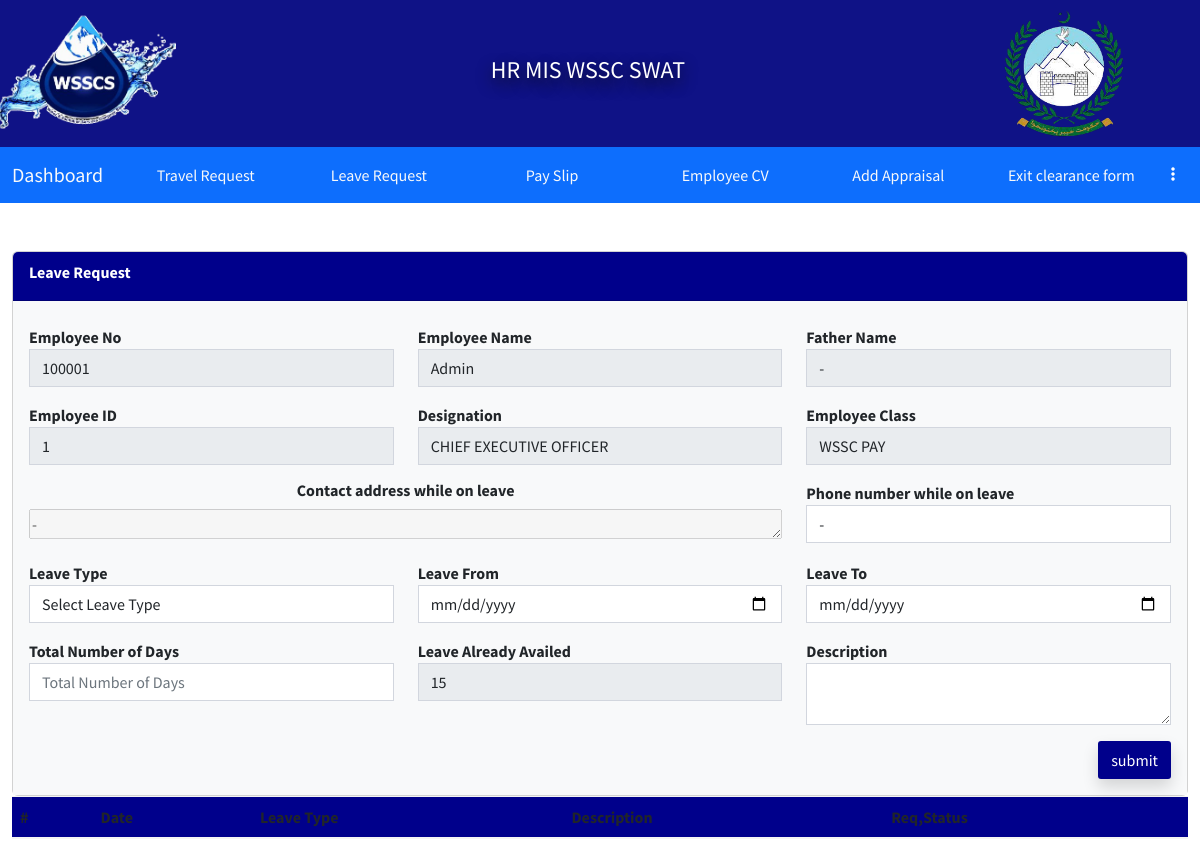
/Employee/Leavereq.php (signed in), run on an earlier commit of the app's database.
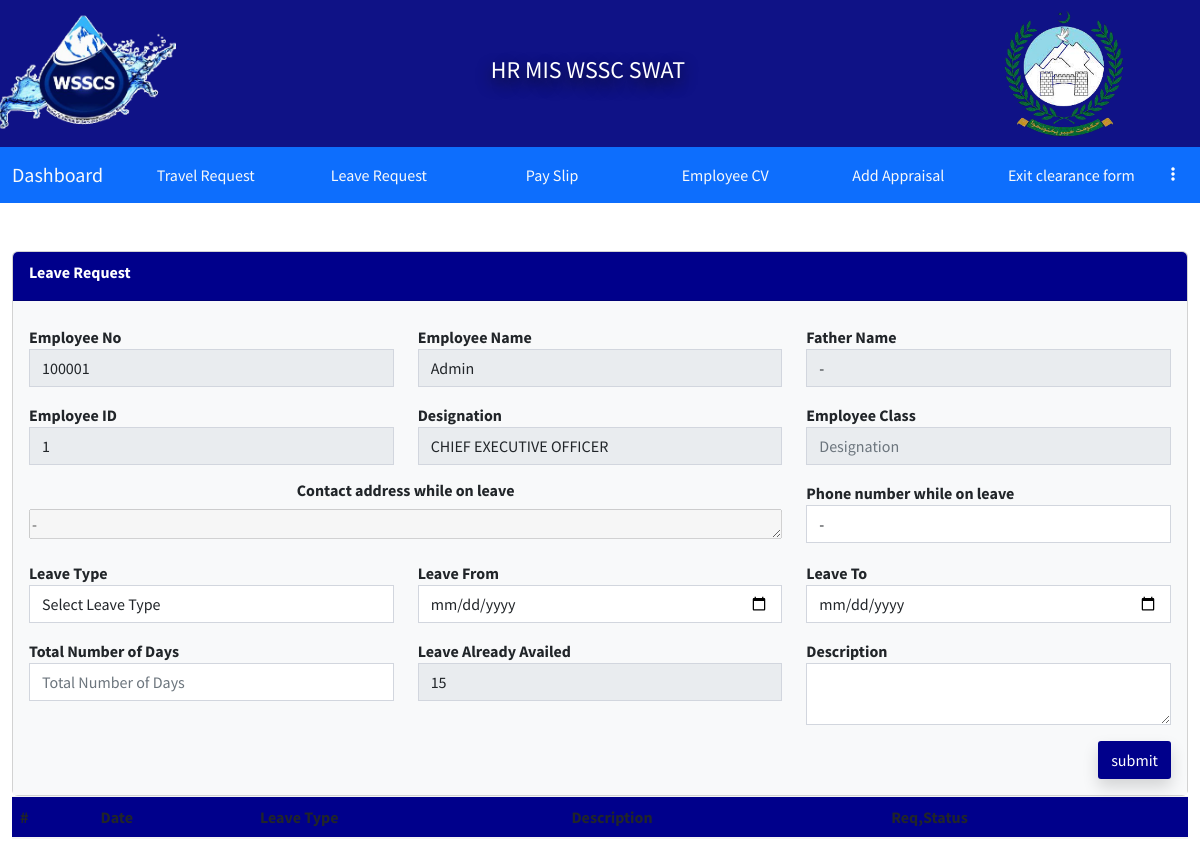
And on a later commit of the database.
### tables this page shows
CREATE TABLE `employeedata` (
  `Id` int(11) NOT NULL,
  `image` varchar(255) DEFAULT NULL,
  `fName` varchar(255) DEFAULT NULL,
  `mName` varchar(255) DEFAULT NULL,
  `lName` varchar(255) DEFAULT NULL,
  `father_Name` varchar(255) DEFAULT NULL,
  `CNIC` varchar(15) DEFAULT NULL,
  `email` varchar(255) DEFAULT NULL,
  `pAddress` varchar(255) DEFAULT NULL,
  `cAddress` varchar(255) DEFAULT NULL,
  `city` varchar(255) DEFAULT NULL,
  `postAddress` varchar(255) DEFAULT NULL,
  `mNumber` varchar(15) DEFAULT NULL,
  `ofphNumber` varchar(15) DEFAULT NULL,
  `Alternate_Number` varchar(15) DEFAULT NULL,
  `DofB` varchar(20) DEFAULT NULL,
  `religion` varchar(255) DEFAULT NULL,
  `gender` varchar(10) DEFAULT NULL,
  `BlGroup` varchar(5) DEFAULT NULL,
  `Domicile` varchar(255) DEFAULT NULL,
  `MaritalStatus` varchar(255) DEFAULT NULL,
  `NextofKin` varchar(255) DEFAULT NULL,
  `NextofKinCellNumber` varchar(15) DEFAULT NULL,
  `ContactPerson` varchar(255) DEFAULT NULL,
  `CPCN` varchar(15) DEFAULT NULL,
  `Employement_Group` varchar(255) DEFAULT NULL,
  `Employee_Class` varchar(255) DEFAULT NULL,
  `Employee_Group` varchar(255) DEFAULT NULL,
  `Employee_Sub_Group` varchar(255) DEFAULT NULL,
  `Employee_Quota` varchar(255) DEFAULT NULL,
  `Salary_Bank` varchar(255) DEFAULT NULL,
  `Salary_Branch` varchar(255) DEFAULT NULL,
  `Account_No` varchar(255) DEFAULT NULL,
  `Pay_Type` varchar(255) DEFAULT NULL,
  `EOBI_No` varchar(255) DEFAULT NULL,
  `Bill_Walved_Off` varchar(255) DEFAULT NULL,
  `Weekly_Working_Days` int(11) DEFAULT NULL,
  `Bill_Waived_Off` varchar(255) DEFAULT NULL,
  `Employee_Pay_Classification` varchar(255) DEFAULT NULL,
  `Grade` varchar(255) DEFAULT NULL,
  `Department` varchar(255) DEFAULT NULL,
  `Job_Tiltle` varchar(255) DEFAULT NULL,
  `Salary_Mode` varchar(255) DEFAULT NULL,
  `Status` varchar(255) DEFAULT 'NEW',
  `EmployeeNo` int(11) DEFAULT NULL,
  `Employee_Manager` int(11) DEFAULT NULL,
  `Joining_Date` varchar(20) DEFAULT NULL,
  `Contract_Expiry_Date` varchar(20) DEFAULT NULL,
  `Last_Working_Date` varchar(20) DEFAULT NULL,
  `Attendance_Supervisor` int(11) DEFAULT NULL,
  `Duty_Location` varchar(255) DEFAULT NULL,
  `Duty_Point` varchar(255) DEFAULT NULL,
  `TypeEmp` varchar(255) DEFAULT NULL,
  `type` varchar(255) DEFAULT NULL,
  `DY_Supervisor` varchar(255) DEFAULT NULL,
  `leaveAlreadyAvailed` int(255) NOT NULL DEFAULT 34
);

### Employee/Leavereq.php (the view, shortened to what the changed rows need)
<?php
if (!isset($_SESSION['loginid']) || !isset($_SESSION['EmployeeNumber'])) {
    ?>
    <script>
        location.replace('../logout.php');
    </script>
    <?php
} else {
            ?>
<!DOCTYPE html>
<html lang="en">
<head>
   <?php include ('link/links.php')?>
</head>
<body>
<div id="main">
<?php include('link/desigene/navbar.php')?>
<div class="container-fluid m-auto py-5">
  <div class="row">
      <?php
      $todate = date('Y-m-d');
      $julyFirst = new DateTime(date('Y') . '-07-01');
      if (new DateTime($todate) < $julyFirst) {
          $fromdate = (date('Y') - 1) . '-07-01';
      } else {
          $fromdate = date('Y') . '-07-01';
      }
         $Empod = $_SESSION['EmployeeNumber'];
         $select = mysqli_query($conn, "SELECT * FROM `employeedata` WHERE `EmployeeNo` = $Empod");
         if (mysqli_num_rows($select) > 0) {
             while ($row = mysqli_fetch_array($select)) {
      ?>
      <div class="col-md-12">
        <div class="card card-success">
          <div style="background-color: darkblue;" class="card-header  text-white fw-bold">
            <div class="card-title">Leave Request</div>
          </div>
          <div class="card-body bg-light">
            <form method="post" enctype="multipart/form-data">
             <div class="row">
                <div class="col-4 my-2">
                  <div class="form-group">
                    <label>Employee No </label>
                    <input type="text" disabled name="Employee_number" value="<?php echo $row['EmployeeNo']?>" placeholder="Employee No" class="form-control" autocomplete="off" required="">
                  </div>
                </div>
                <div class="col-4 my-2">
                  <div class="form-group">
                    <label>Employee Name</label>
                    <input type="text" disabled value="<?php echo $row['fName']?>" placeholder="Name" class="form-control" autocomplete="off" required="">
                  </div>
                </div>
                <div class="col-4 my-2">
                  <div class="form-group">
                    <label>Father Name</label>
                    <input type="text" disabled value="<?php echo $row['father_Name']?>" placeholder="Father Name" class="form-control" autocomplete="off" required="">
                  </div>
                </div>
                <div class="col-4 my-2">
                  <div class="form-group">
                    <label>Employee ID</label>
                    <input type="text" disabled value="<?php echo $row['Id']?>" placeholder="Employee Id" class="form-control" autocomplete="off" required="">
                  </div>
                </div>
                <div class="col-4 my-2">
                  <div class="form-group">
                    <label>Designation</label>
                    <input type="text" disabled value="<?php echo $row['Job_Tiltle']?>" placeholder="Designation" class="form-control" autocomplete="off" required="">
                  </div>
                </div>
                <div class="col-4 my-2">
                  <div class="form-group">
                    <label for="">Employee Class</label>
                    <input type="text" disabled value="<?php echo $row['Employee_Class']?>" placeholder="Designation" class="form-control" autocomplete="off" required="" >
                  </div>
                </div>
                <div class="col-8 my-2">
                  <div class="form-group">
                    <h5 class="text-center fw-bold" style="font-size: 16px;" for="">Contact address while on leave</h5>
                    <textarea disabled style="width:100%;height:30px;" id="" cols="30" rows="10"><?php echo $row['cAddress']?></textarea>
                  </div>
                </div>
                <div class="col-4 my-2">
                  <div class="form-group">
                    <label>Phone number while on leave</label>
                    <input type="text" name="Number" value="<?php echo $row['mNumber']?>" placeholder="Mobile No" class="form-control" autocomplete="off" required="">
                  </div>
                </div>
                <div class="col-4 my-2">
                  <div class="form-group">
                    <label>Leave Type</label>
                    <select class="form-control select2" name="type" id="">
                    <option value="null" selected>Select Leave Type</option>
                    </select>
                  </div>
                </div>
                <div class="col-4 my-2">
    <div class="form-group">
        <label>Leave From</label>
        <input type="date" name="LeaveFrom" id="LeaveFrom" placeholder="dd mm yyyy" class="form-control" autocomplete="off" required="">
    </div>
</div>
<div class="col-4 my-2">
    <div class="form-group">
        <label>Leave To</label>
        <input type="date" name="LeaveTo" id="LeaveTo" placeholder="dd mm yyyy" class="form-control" autocomplete="off" required="">
    </div>
</div>
<div class="col-4 my-2">
    <div class="form-group">
        <label>Total Number of Days</label>
        <input type="text" name="NumberofDay" id="NumberofDay" placeholder="Total Number of Days" class="form-control" autocomplete="off" required="" >
    </div>
</div>
                <div class="col-4 my-2">
                  <div class="form-group">
                    <label>Leave Already Availed</label>
                    <?php
                      include ('link/desigene/db.php');
                        $empid = $_SESSION['EmployeeNumber'];
                        $empleave=15;
                        $sql = "SELECT SUM(`TotalDays`) AS empleave FROM `leavereq` WHERE `EmployeeNo`=$empid AND `Statusofmanger`='ACCEPT' AND `StatusofGm`='ACCEPT' AND `LeaveTo` >= '$fromdate' AND `LeaveTo` <= '$todate';";
                        $result = $conn->query($sql);
                        if ($result) {
                                $rowleave = $result->fetch_assoc();
                                $leave=$rowleave['empleave'];
                                $totalDaysAfterSubtraction = $empleave-$leave;
                        }
                        else{
                          $totalDaysAfterSubtraction = $empleave;
                        }
                        ?>
                    <input type="number"  name="LeaveAlreadyAvailed" value="<?php  echo  $totalDaysAfterSubtraction;?>" placeholder="Leave Already Availed" class="form-control" autocomplete="off" disabled required="">
                  </div>
                </div>
                <div class="col-4 my-2">
                  <div class="form-group">
                    <label>Description</label>
                    <textarea name="Description" class="form-control"></textarea>
                  </div>
                </div>
                <div class="col-md-12 text-end mt-2">
                  <input style="background-color: darkblue;" type="submit" class="btn text-white float-right shadow" value="submit" name="submit">
                </div>
              </div>
            </form>
        </div>
      </div>
      <table class="table">
        <thead class="text-white" style="background-color: darkblue;">
          <tr>
            <th scope="col">#</th>
            <th scope="col">Date</th>
            <th scope="col">Leave Type</th>
            <th scope="col" colspan="4">Description</th>
            <th scope="col">Req,Status</th>
          </tr>
        </thead>
        <?php
                      $select = mysqli_query($conn, "SELECT * FROM `leavereq` WHERE `EmployeeNo` = $Empod");
                      ?>
      </table>
    </div>
    <?php }}
    else{
      echo 'No record ';
    }
    ?>
  </div>
</div>
</body>
</html>
<?php }?>

What changed in the data, as far as the page shows it:
changed employeedata "Admin": Employee_Class "WSSC PAY" → (not shown)
